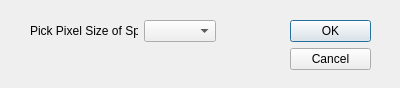
<?xml version="1.0" encoding="UTF-8"?>
<ui version="4.0">
 <class>NewProjectDialog</class>
 <widget class="QDialog" name="NewProjectDialog">
  <property name="geometry">
   <rect>
    <x>0</x>
    <y>0</y>
    <width>400</width>
    <height>88</height>
   </rect>
  </property>
  <property name="windowTitle">
   <string>Dialog</string>
  </property>
  <widget class="QDialogButtonBox" name="buttonBox">
   <property name="geometry">
    <rect>
     <x>290</x>
     <y>20</y>
     <width>81</width>
     <height>241</height>
    </rect>
   </property>
   <property name="orientation">
    <enum>Qt::Vertical</enum>
   </property>
   <property name="standardButtons">
    <set>QDialogButtonBox::Cancel|QDialogButtonBox::Ok</set>
   </property>
  </widget>
  <widget class="QWidget" name="">
   <property name="geometry">
    <rect>
     <x>30</x>
     <y>20</y>
     <width>186</width>
     <height>22</height>
    </rect>
   </property>
   <layout class="QHBoxLayout" name="horizontalLayout">
    <item>
     <widget class="QLabel" name="label">
      <property name="text">
       <string>Pick Pixel Size of Sprite</string>
      </property>
     </widget>
    </item>
    <item>
     <widget class="QComboBox" name="sizeComboBox"/>
    </item>
   </layout>
  </widget>
 </widget>
 <resources/>
 <connections>
  <connection>
   <sender>buttonBox</sender>
   <signal>accepted()</signal>
   <receiver>NewProjectDialog</receiver>
   <slot>accept()</slot>
   <hints>
    <hint type="sourcelabel">
     <x>248</x>
     <y>254</y>
    </hint>
    <hint type="destinationlabel">
     <x>157</x>
     <y>274</y>
    </hint>
   </hints>
  </connection>
  <connection>
   <sender>buttonBox</sender>
   <signal>rejected()</signal>
   <receiver>NewProjectDialog</receiver>
   <slot>reject()</slot>
   <hints>
    <hint type="sourcelabel">
     <x>316</x>
     <y>260</y>
    </hint>
    <hint type="destinationlabel">
     <x>286</x>
     <y>274</y>
    </hint>
   </hints>
  </connection>
 </connections>
</ui>
